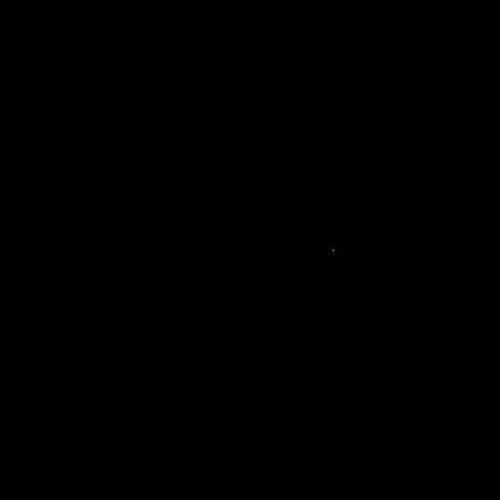
Frame 1 (no input)
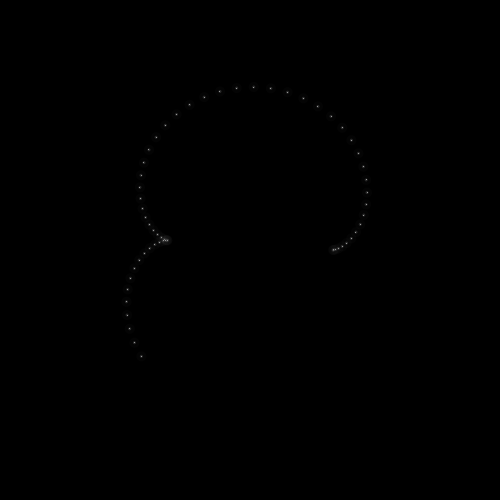
Frame 60 (the mouse pressed at the canvas centre just before this capture)
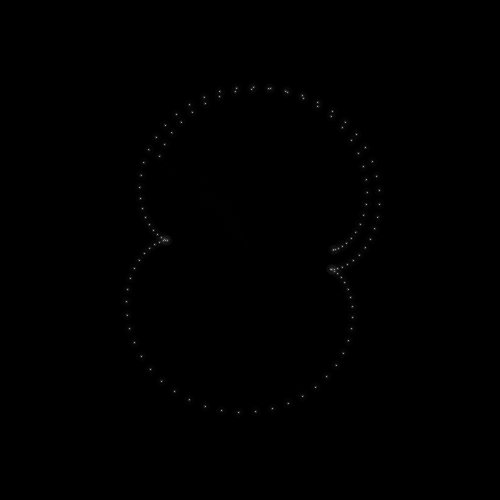
Frame 120 (the mouse held since frame 60 and released just before this capture)

The Processing sketch that drew these frames (run headless with seeded random() and noise(); from frame 60 on, the mouse is pressed at the canvas centre):

// Processing sketch: processing_7484
// ── processing_7484.pde

float r = 40.0;            //radius of circles
float x;                   //x-coordinate cartesian cs
float y;                   //x-coordinate cartesian cs
float k = 27.0/13.0;       //number of cusps 
float i = 0;
float x_center = 250;
float y_center = 250;

void setup()
{
  size(500,500);
  frameRate(300);
  smooth();
  background(0,0,0);
}

void draw()
{ 
  x = r*(k+1)*cos(i)-r*cos((k+1)*i);
  y = r*(k+1)*sin(i)-r*sin((k+1)*i);

  fill(66,67,66,150);
  noStroke();
  ellipse(x_center+x, y_center-y, 3, 3);
  rectMode(CENTER);
  fill(66,67,66,15);
  ellipse(x_center+x, y_center-y, 10, 10);
  
  //Radial line
  stroke(i,i+1,i,15);
  line(x_center,y_center,x_center+x,y_center-y);

  stroke(240,240,240,200);
  point(x_center+x, y_center-y);
  i += (TWO_PI)/90;
  if(i>=21*TWO_PI){
    i += (TWO_PI)/90 + random(0.01);
    stroke(random(230,255),random(245,255),random(0,50),15);
    line(x_center,y_center,x_center+x+random(-100,100),y_center-y-random(-100,100));
  }
}
